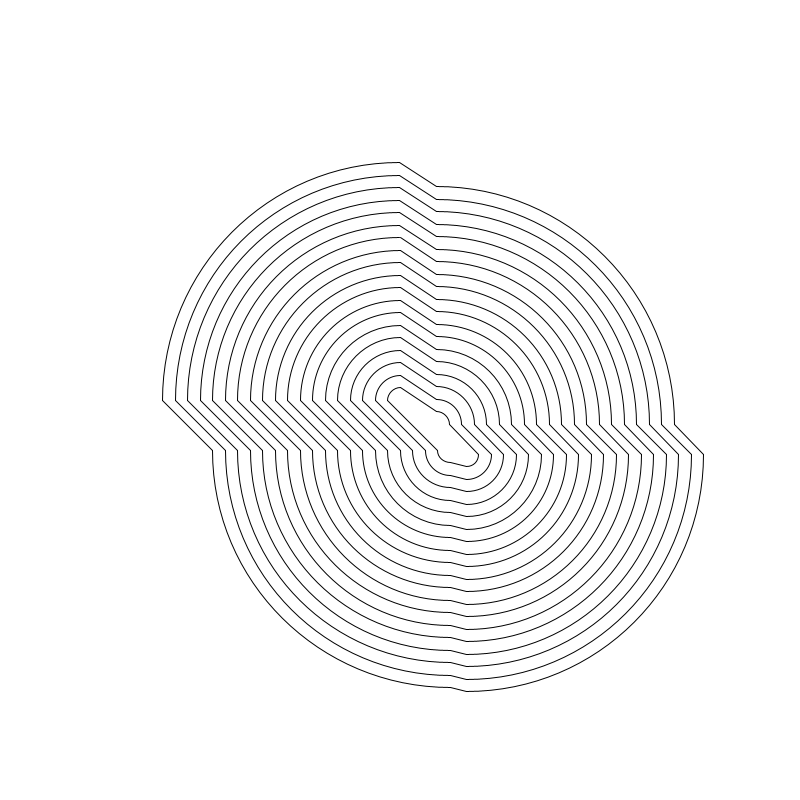
Frame 1 (no input)
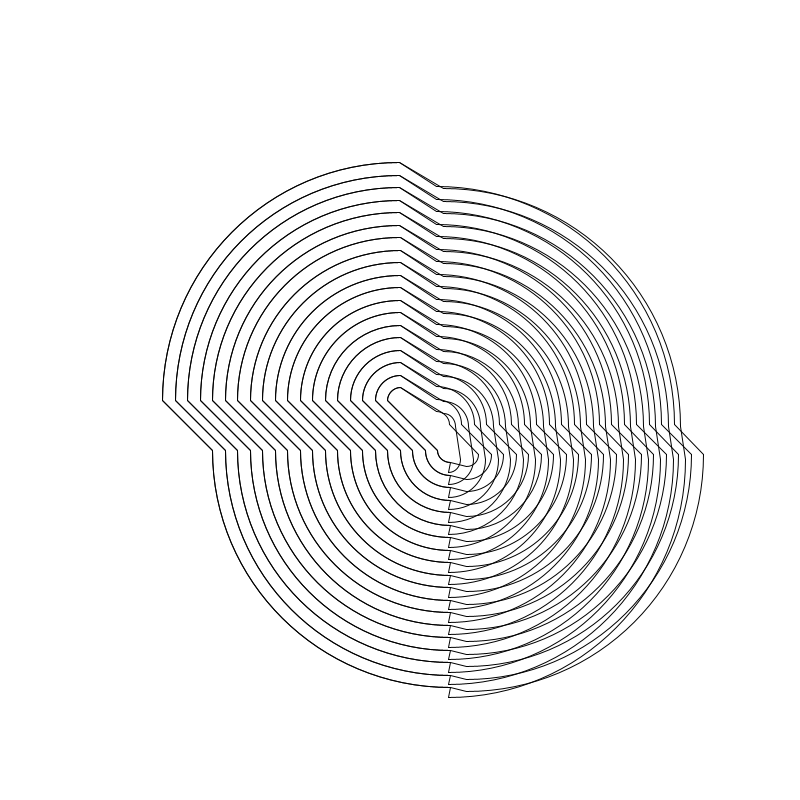
Frame 2 (the mouse pressed at the canvas centre, redrawn once)

The Processing sketch that drew these frames (run headless with seeded random() and noise(); the mouse was pressed at the canvas centre and the sketch redrawn once):

// Processing sketch: BridgetRileyInterruptedCircle
// ── BridgetRileyInterruptedCircle.pde


int numCircles = 20;
float increment = 25;
int counter = 0;
int x1 = 0;
int y1 = 0;

void setup()
{
  size(800, 800); 
  background(255);
  noFill();
  smooth();
  strokeWeight(1);
  noLoop();
}


void draw()
{
  float x2 = random(16, 48);
  float y2 = random(16, 48);
  float x3 = random(32, 68);
  float y3 = random(50, 68);
  float x4 = random(50, -50);
  float y4 = random(50, -50);

  for (int a = 1; a < numCircles; a++)
  {
    arc(width/2 + x1, height/2 + y1, a*increment, a*increment, PI, PI*1.5); 
    arc(width/2 + x2, height/2 + y2, a*increment, a*increment, PI*1.5, PI * 2);

    //drawing line
    //float angle=TWO_PI/(float)numPoints;
    line(width/2 + (a*increment*sin(PI) + x1)/2, height/2 + (a*increment*cos(PI) + y1)/2, width/2 + (a*increment*sin(PI))/2 + x2, height/2 + (a*increment*cos(PI) )/2 + y2);
    //println(a*increment*sin(PI*1.5));
    arc(width/2 + x3, height/2 + y3, a*increment, a*increment, 0, PI / 2.0); 
    line(width/2 - (a*increment*sin(PI*1.5))/2 + x2, height/2 + y2, width/2 - (a*increment*sin(PI*1.5))/2 + x3, height/2 + y3);
    arc(width/2 + x4, height/2 + y4, a*increment, a*increment, PI /2.0, PI); 
    line(width/2 + x3, height/2 + (a*increment*cos(PI*2))/2 + y3, width/2 + x4, height/2 + (a*increment*cos(PI*2))/2 + y4);
    line(width/2 - (a*increment*sin(PI/2))/2 + x4, height/2 + y4, width/2 - (a*increment*sin(PI/2))/2 + x1, height/2 + y1);
    counter++;
  }
}
